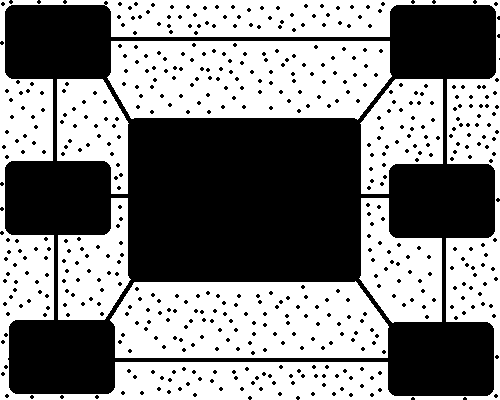
//> input picture work 11 Dilation + Erosion/d.png, 500 x 400 px
$ ./DilateErode ../d.png   (built with g++ and OpenCV 4)
//> lines starting //> are read from the running program, lines starting //| are printed output that depends on the picture; after the words box and inside, x2 and y2 are one past the last pixel; in counts of white or black regions, pixels touching at a corner belong together
// Axel 56130500236

#include <opencv2/highgui/highgui.hpp>
#include "opencv2/imgproc/imgproc_c.h"
#include <stdio.h>

using namespace cv;


// 3x3 Structuring element
/*
  	  | 1	1	1 |
	  |	1	1	1 |
  	  | 1	1	1 |
 */

int B[3][3]= {
		{1, 1, 1},
		{1, 1, 1},
		{1, 1, 1}};

int _dilation_no = 0; // Initially, perform no dilation.
int _erosion_no = 0;
IplImage* img = 0;
IplImage* imgBW = 0;
IplImage* imgOutB = 0;
IplImage* imgOutD = 0;
IplImage* imgOutE = 0;


void doDilation(int iter_no1, int iter_no2, IplImage* imgBW, IplImage* imgOut) {
	int height, width, step;

	// get the image data
	height = imgBW->height;
	width = imgBW->width;
	step = imgBW->widthStep;

	// Split the 3-channel black&white image into 3 planes.
	IplImage* BChannel = cvCreateImage(cvGetSize(img), 8, 1); // One channel.
	IplImage* GChannel = cvCreateImage(cvGetSize(img), 8, 1); // One channel.
	IplImage* RChannel = cvCreateImage(cvGetSize(img), 8, 1); // One channel.

	cvSplit(imgBW, BChannel, GChannel, RChannel, NULL);

	// Use one of the channel, say, B because the input image is a binary image.
	unsigned char *data;
	data = (uchar *) BChannel->imageData;

	unsigned char *dataOut;
	dataOut = (uchar *) imgOut->imageData;
	cvSetZero(imgOut); // Clear the output.

	int step_3 = step / 3;
	int i, j;
	int r, c;
	int sum = 0;

	// DILATION --------------------------------
	for (i = 1; i < height-1; i++) {
		for (j = 1; j < width-1; j++) {
			dataOut[i * step_3 + j] = data[i * step_3 + j];
		}
	}

	for(int cnt = iter_no1; cnt > 0; cnt-- ) {
		for (i = 1; i < height-1; i++) {
			for (j = 1; j < width-1; j++) {
				sum = 0;
				for (r = 0; r < 3; r++){
					for (c = 0; c < 3; c++){
						sum += data[(i+r-1) * step_3 + (j+c-1)] * B[r][c];
					}
				}
				// There are some hits.
				if (sum != 0){
					dataOut[i * step_3 + j] = 255;
				}
				else {
					dataOut[i * step_3 + j] = 0;
				}
			}
		}
		cvSetZero(BChannel);
		cvCopy(imgOut, BChannel);
	}

	cvShowImage("Dilation", imgOut); // Needed here.

	// release the images
	cvReleaseImage(&BChannel);
	cvReleaseImage(&GChannel);
	cvReleaseImage(&RChannel);

	return;
}

void doErosion(int iter_no1, int iter_no2, IplImage* imgBW, IplImage* imgOut) {
	int height, width, step;

	// get the image data
	height = imgBW->height;
	width = imgBW->width;
	step = imgBW->widthStep;

	// Split the 3-channel black&white image into 3 planes.
	IplImage* BChannel = cvCreateImage(cvGetSize(img), 8, 1); // One channel.
	IplImage* GChannel = cvCreateImage(cvGetSize(img), 8, 1); // One channel.
	IplImage* RChannel = cvCreateImage(cvGetSize(img), 8, 1); // One channel.

	cvSplit(imgBW, BChannel, GChannel, RChannel, NULL);

	// Use one of the channel, say, B because the input image is a binary image.
	unsigned char *data;
	data = (uchar *) BChannel->imageData;

	unsigned char *dataOut;
	dataOut = (uchar *) imgOut->imageData;
	cvSetZero(imgOut); // Clear the output.

	int step_3 = step / 3;
	int i, j;
	int sum = 0;
	bool d[width*height];

	// EROSION ---------------------------------------
	for (i = 1; i < height-1; i++) {
		for (j = 1; j < width-1; j++) {
			dataOut[i * step_3 + j] = data[i * step_3 + j];
		}
	}

	for(int cnt = iter_no2; cnt > 0; cnt-- ) {
		for (i = 1; i < height-1; i++) {
			for (j = 1; j < width-1; j++) {
				d[i * step_3 + j] = false;
				sum = 0;

				if(dataOut[i * step_3 + j] != 0){
					if(dataOut[(i+1) * step_3 + j] != 0){sum++;}
					if(dataOut[(i-1) * step_3 + j] != 0){sum++;}
					if(dataOut[i * step_3 + (j+1)] != 0){sum++;}
					if(dataOut[i * step_3 + (j-1)] != 0){sum++;}

					if(dataOut[(i+1) * step_3 + (j+1)] != 0){sum++;}
					if(dataOut[(i-1) * step_3 + (j-1)] != 0){sum++;}
					if(dataOut[(i-1) * step_3 + (j+1)] != 0){sum++;}
					if(dataOut[(i+1) * step_3 + (j-1)] != 0){sum++;}
				}

				if(sum==8){
					d[i * step_3 + j] = true;
				}
			}
		}

		for (i = 0; i < height-1; i++) {
			for (j = 0; j < width-1; j++) {

				if(d[i * step_3 + j] == true){
					dataOut[i * step_3 + j] = 255;
				}else{
					dataOut[i * step_3 + j] = 0;
				}
			}
		}
		cvSetZero(BChannel);
		cvCopy(imgOut, BChannel);
	}

	cvShowImage("Erosion", imgOut); // Needed here.

	// release the images
	cvReleaseImage(&BChannel);
	cvReleaseImage(&GChannel);
	cvReleaseImage(&RChannel);

	return;
}

void boundary(IplImage* imgBW, IplImage* imgOut2){
	int height, width, step;

	// get the image data
	height = imgBW->height;
	width = imgBW->width;
	step = imgBW->widthStep;

	// Split the 3-channel black&white image into 3 planes.
	IplImage* BChannel = cvCreateImage(cvGetSize(img), 8, 1); // One channel.
	IplImage* GChannel = cvCreateImage(cvGetSize(img), 8, 1); // One channel.
	IplImage* RChannel = cvCreateImage(cvGetSize(img), 8, 1); // One channel.

	cvSplit(imgBW, BChannel, GChannel, RChannel, NULL);

	// Use one of the channel, say, B because the input image is a binary image.
	unsigned char *data;
	data = (uchar *) BChannel->imageData;

	unsigned char *dataOut2;
	dataOut2 = (uchar *) imgOut2->imageData;
	cvSetZero(imgOut2); // Clear the output.

	int step_3 = step / 3;
	int i, j, r ,c;
	int sum = 0;
	bool d[width*height];

	// DILATION --------------------------------
	for (i = 1; i < height-1; i++) {
		for (j = 1; j < width-1; j++) {
			sum = 0;
			for (r = 0; r < 3; r++){
				for (c = 0; c < 3; c++){
					sum += data[(i+r-1) * step_3 + (j+c-1)] * B[r][c];
				}
			}
			// There are some hits.
			if (sum != 0){
				dataOut2[i * step_3 + j] = 255;
			}
			else {
				dataOut2[i * step_3 + j] = 0;
			}
		}
	}
	cvSetZero(BChannel);
	cvCopy(imgOut2, BChannel);

	// EROSION ---------------------------------------
	for (i = 1; i < height-1; i++) {
		for (j = 1; j < width-1; j++) {
			d[i * step_3 + j] = false;
			sum = 0;

			if(dataOut2[i * step_3 + j] != 0){
				if(dataOut2[(i+1) * step_3 + j] != 0){sum++;}
				if(dataOut2[(i-1) * step_3 + j] != 0){sum++;}
				if(dataOut2[i * step_3 + (j+1)] != 0){sum++;}
				if(dataOut2[i * step_3 + (j-1)] != 0){sum++;}

				if(dataOut2[(i+1) * step_3 + (j+1)] != 0){sum++;}
				if(dataOut2[(i-1) * step_3 + (j-1)] != 0){sum++;}
				if(dataOut2[(i-1) * step_3 + (j+1)] != 0){sum++;}
				if(dataOut2[(i+1) * step_3 + (j-1)] != 0){sum++;}
			}

			if(sum==8){
				d[i * step_3 + j] = true;
			}
		}
	}

	for (i = 0; i < height-1; i++) {
		for (j = 0; j < width-1; j++) {
			if(d[i * step_3 + j] == true){
				dataOut2[i * step_3 + j] = 0;
			}
		}
	}
	cvSetZero(BChannel);
	cvCopy(imgOut2, BChannel);

	cvShowImage("Boundary", imgOut2); // Needed here.

	// release the images
	cvReleaseImage(&BChannel);
	cvReleaseImage(&GChannel);
	cvReleaseImage(&RChannel);

	return;
}

void updateInteration(int arg, void*)
{
	doDilation(_dilation_no, _erosion_no, imgBW, imgOutD);
	doErosion(_dilation_no, _erosion_no, imgBW, imgOutE);
}

int main(int argc, char *argv[]) {
	int height, width, step, channels;
	unsigned char *data;

	setbuf(stdout, NULL);

	// load an image
	img = cvLoadImage("d.png");
//> img is the input picture: 400 rows x 500 cols, CV_8UC3; 51.9% white; 559 black regions (558 under 20 px), largest, box (x1, y1, x2, y2) and area: (5, 1, 496, 396) 89469
	if (!img) {
		printf("Could not load image file: %s\n", argv[1]);
		exit(0);
	}

	// get the image data
	height = img->height;
//> height = 400
	width = img->width;
//> width = 500
	step = img->widthStep;
//> step = 1500
	channels = img->nChannels;
//> channels = 3
	data = (uchar *) img->imageData;

	printf("Processing a %dx%d image with %d channels\n", height, width,
			channels);
//| Processing a 400x500 image with 3 channels
	printf("step = %d\n", step);
//| step = 1500

	// Create a binary image.
	imgBW = cvCreateImage(cvGetSize(img), 8, 3); // Three channels.
	cvThreshold(img, imgBW, 0, 255, CV_THRESH_BINARY);


	// Create an output image (binary image).
	imgOutD = cvCreateImage(cvGetSize(img), 8, 1);
	imgOutE = cvCreateImage(cvGetSize(img), 8, 1);
	imgOutB = cvCreateImage(cvGetSize(img), 8, 1);
	cvSetZero(imgOutB);
	cvSetZero(imgOutD);
	cvSetZero(imgOutE);

	// create a window
	cvNamedWindow("Original", CV_WINDOW_AUTOSIZE); // Fixed size
	cvNamedWindow("Binary", CV_WINDOW_AUTOSIZE);
	cvNamedWindow("Dilation", CV_WINDOW_AUTOSIZE);
	cvNamedWindow("Erosion", CV_WINDOW_AUTOSIZE);
	cvNamedWindow("Boundary", CV_WINDOW_AUTOSIZE);

	// Morphological processing...
	createTrackbar("Dilation", "Dilation", &_dilation_no, 10, updateInteration);
	createTrackbar("Erosion", "Erosion", &_erosion_no, 10, updateInteration);
	updateInteration(0, 0);
//> after the loop in doDilation, `for (i = 1; i < height-1; i++)`:
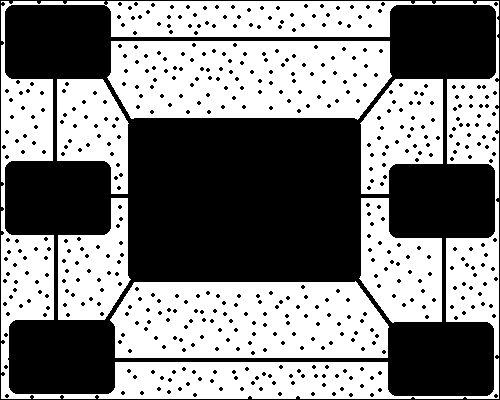
//> imgOut: 400 rows x 500 cols, CV_8UC1; 51.1% white; 531 black regions (530 under 20 px), largest, box (x1, y1, x2, y2) and area: (0, 0, 500, 400) 91539
//> after the loop in doDilation, `for(int cnt = iter_no1; cnt > 0; cnt-- )`: sum = 0

	// show the image
	cvShowImage("Original", img);
	cvShowImage("Binary", imgBW);
	cvShowImage("Dilation", imgOutD);
	cvShowImage("Erosion", imgOutE);

	boundary(imgBW, imgOutB);
//> the loop in boundary, `for (i = 1; i < height-1; i++)` made 398 passes
//> sum on passes 1 to 3: 2295, 2040, 1785
//> after the loop in boundary, `for (i = 1; i < height-1; i++)`:
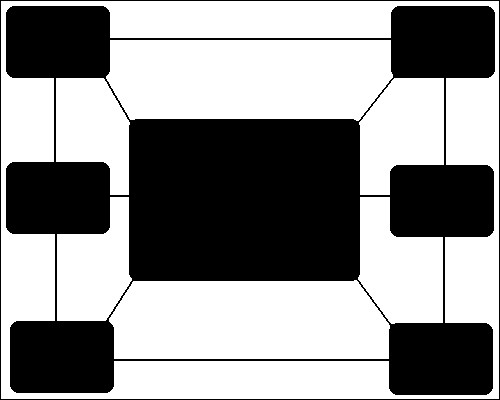
//> imgOut2: 400 rows x 500 cols, CV_8UC1; 57% white; 2 black regions, box (x1, y1, x2, y2) and area: (6, 6, 495, 395) 84147, (0, 0, 500, 400) 1796
//> after the loop in boundary, `for (i = 1; i < height-1; i++)`: sum = 2295
//> in boundary, `cvSetZero(BChannel);`: BChannel: 400 rows x 500 cols, CV_8UC1; every value is 0
//> the loop in boundary, `for (i = 1; i < height-1; i++)` made 398 passes
//> sum on passes 1 to 3: 3, 5, 5
//> after the loop in boundary, `for (i = 1; i < height-1; i++)`: sum = 3
//> after the loop in boundary, `for (i = 0; i < height-1; i++)`:
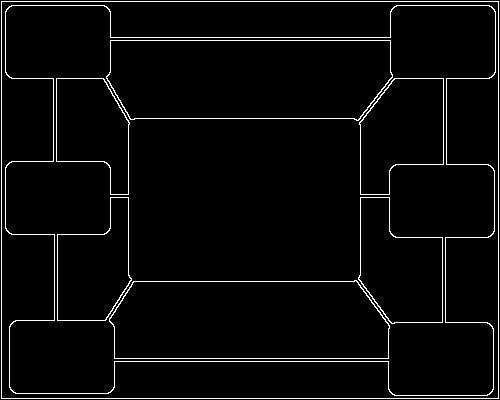
//> imgOut2: 400 rows x 500 cols, CV_8UC1; 3.5% white in thin lines or dots

	// wait for a key
	cvWaitKey(0);

	// release the images
	cvReleaseImage(&img);
	cvReleaseImage(&imgBW);
	cvReleaseImage(&imgOutB);
	cvReleaseImage(&imgOutD);
	cvReleaseImage(&imgOutE);

	return 0;
}

$ run again, with work 11 Dilation + Erosion/a.png copied over work 11 Dilation + Erosion/d.png
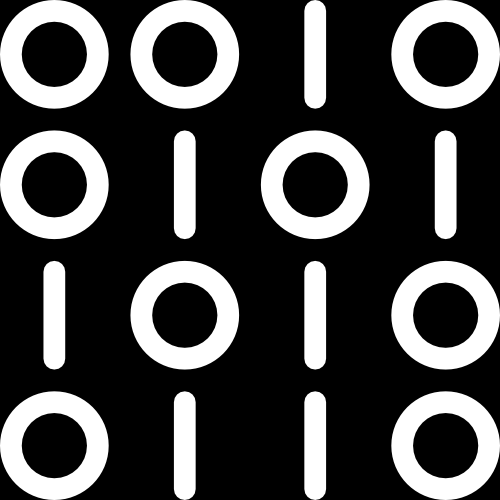
//> input picture work 11 Dilation + Erosion/a.png, 500 x 500 px
//> img is the input picture: 500 rows x 500 cols, CV_8UC3; min 0, max 255, mean 70.7
//| Processing a 500x500 image with 3 channels
//| step = 1500
//> imgBW: 500 rows x 500 cols, CV_8UC3; 29.3% white; 16 white regions, largest, box (x1, y1, x2, y2) and area: (130, 0, 240, 109) 6276, (0, 130, 109, 240) 6276, (391, 260, 500, 370) 6276
//> after the loop in doDilation, `for (i = 1; i < height-1; i++)`:
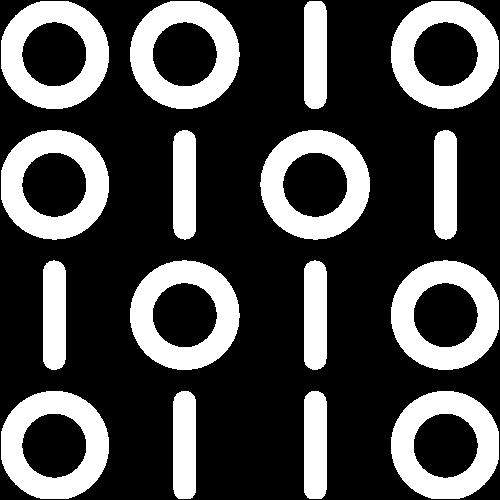
//> imgOut: 500 rows x 500 cols, CV_8UC1; 29.2% white; 16 white regions, largest, box (x1, y1, x2, y2) and area: (260, 130, 370, 240) 6263, (130, 260, 240, 370) 6263, (130, 1, 240, 109) 6255
//> after the loop in doDilation, `for(int cnt = iter_no1; cnt > 0; cnt-- )`: sum = 0
//> the loop in boundary, `for (i = 1; i < height-1; i++)` made 498 passes
//> sum on passes 1 to 3: 0, 0, 0
//> after the loop in boundary, `for (i = 0; i < height-1; i++)`:
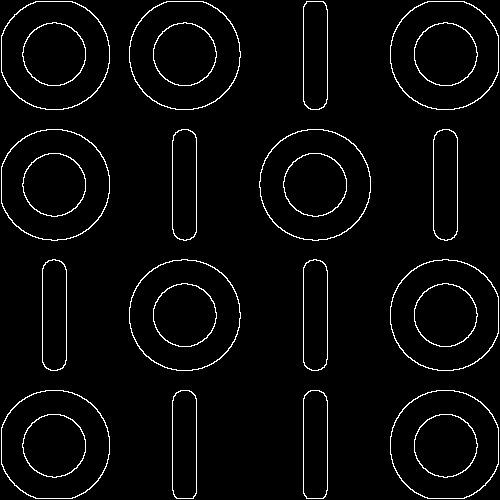
//> imgOut2: 500 rows x 500 cols, CV_8UC1; 3.2% white in thin lines or dots

$ run again, with work 11 Dilation + Erosion/b.PNG copied over work 11 Dilation + Erosion/d.png
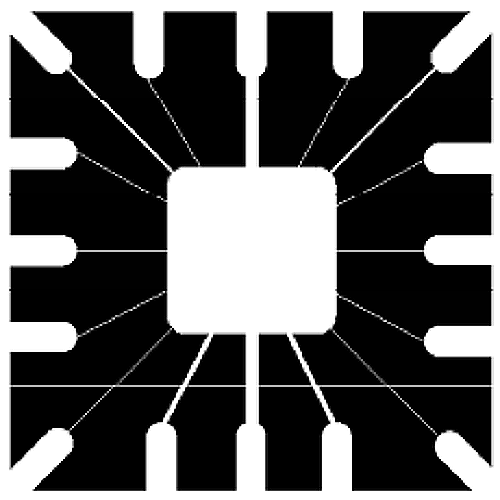
//> input picture work 11 Dilation + Erosion/b.PNG, 500 x 500 px
//> img is the input picture: 500 rows x 500 cols, CV_8UC3; min 0, max 255, mean 87.5
//| Processing a 500x500 image with 3 channels
//| step = 1500
//> imgBW: 500 rows x 500 cols, CV_8UC3; 50.3% white; 23 black regions (7 under 20 px), largest, box (x1, y1, x2, y2) and area: (333, 35, 491, 250) 15959, (10, 36, 169, 250) 15380, (35, 13, 245, 169) 13804
//> after the loop in doDilation, `for (i = 1; i < height-1; i++)`:
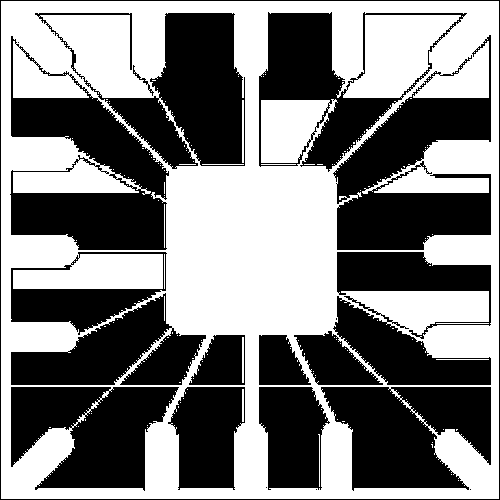
//> imgOut: 500 rows x 500 cols, CV_8UC1; 49.5% white; 131 white regions (119 under 20 px), largest, box (x1, y1, x2, y2) and area: (1, 1, 499, 499) 123005, (242, 100, 244, 163) 126, (242, 337, 244, 383) 92
//> after the loop in doDilation, `for(int cnt = iter_no1; cnt > 0; cnt-- )`: sum = 0
//> after the loop in boundary, `for (i = 1; i < height-1; i++)`: sum = 2295
//> the loop in boundary, `for (i = 1; i < height-1; i++)` made 498 passes
//> sum on passes 1 to 3: 3, 5, 5
//> after the loop in boundary, `for (i = 1; i < height-1; i++)`: sum = 3
//> after the loop in boundary, `for (i = 0; i < height-1; i++)`:
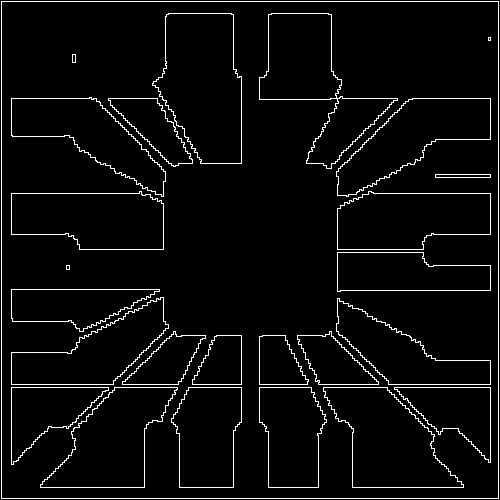
//> imgOut2: 500 rows x 500 cols, CV_8UC1; 4.3% white in thin lines or dots

$ run again, with work 11 Dilation + Erosion/broken.png copied over work 11 Dilation + Erosion/d.png
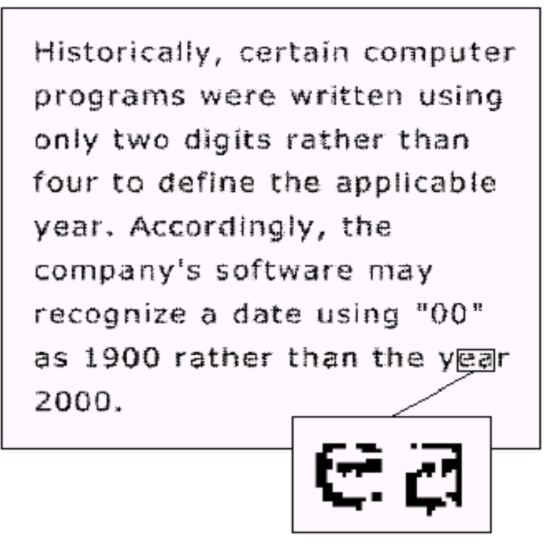
//> input picture work 11 Dilation + Erosion/broken.png, 550 x 550 px
//> img is the input picture: 550 rows x 550 cols, CV_8UC3; mean B, G, R 234.3, 229.2, 234.3
//| Processing a 550x550 image with 3 channels
//| step = 1650
//> GChannel: 550 rows x 550 cols, CV_8UC1; 99.4% white; 9 black regions (1 under 20 px), largest, box (x1, y1, x2, y2) and area: (318, 454, 360, 509) 531, (408, 471, 444, 514) 362, (424, 445, 460, 504) 340
//> after the loop in doDilation, `for (i = 1; i < height-1; i++)`:
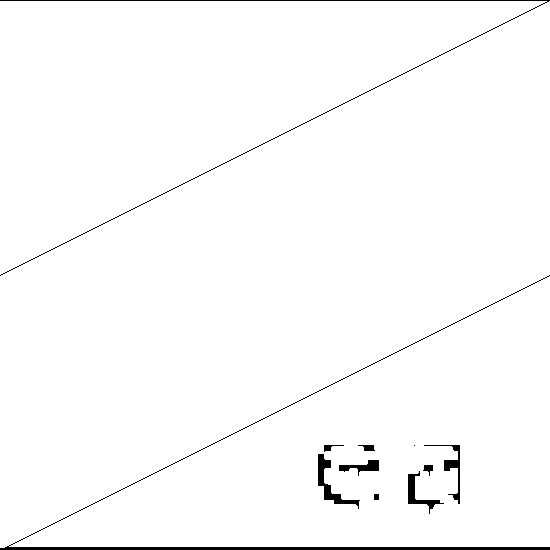
//> imgOut: 550 rows x 550 cols, CV_8UC1; 98.3% white; 11 black regions (1 under 20 px), largest, box (x1, y1, x2, y2) and area: (0, 275, 550, 550) 2188, (0, 0, 550, 276) 1099, (318, 454, 360, 509) 531
//> after the loop in doDilation, `for(int cnt = iter_no1; cnt > 0; cnt-- )`: sum = 0
//> after the loop in boundary, `for (i = 1; i < height-1; i++)`: sum = 2295
//> the loop in boundary, `for (i = 1; i < height-1; i++)` made 548 passes
//> sum on passes 1 to 3: 3, 5, 5
//> after the loop in boundary, `for (i = 1; i < height-1; i++)`: sum = 3
//> after the loop in boundary, `for (i = 0; i < height-1; i++)`:
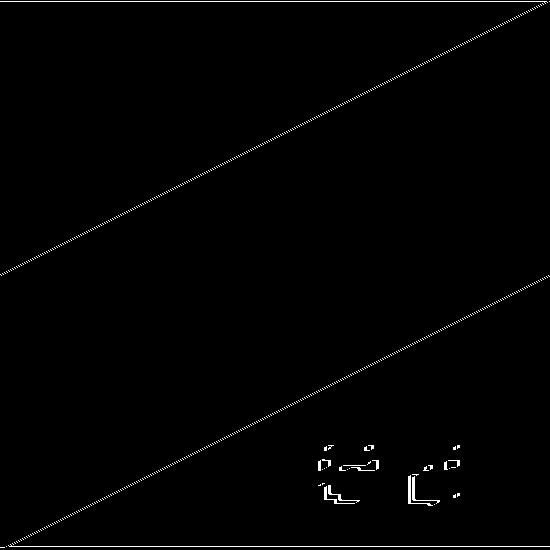
//> imgOut2: 550 rows x 550 cols, CV_8UC1; 0.97% white in thin lines or dots
